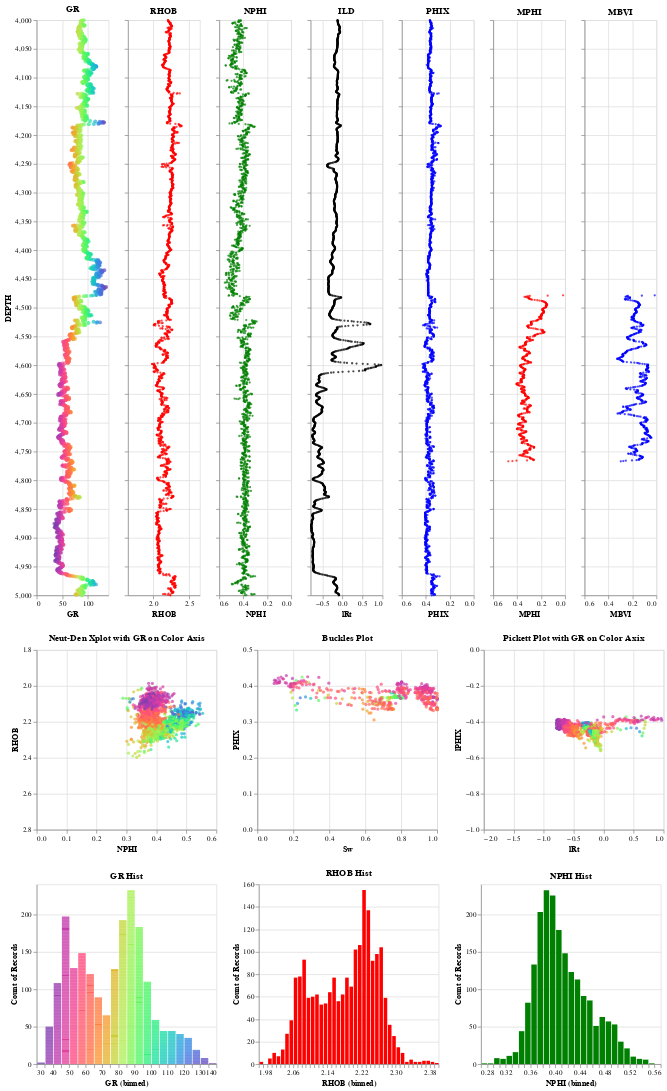

The notebook cell saved with this chart:
### Markdown cell above
### Altair Interactivity Depth and Cross Plots over Entire Well:

### Code cell
#interval = alt.selection_interval()
#vega.scheme('basic', ['#f00', '#0f0', '#00f', '#ff0', '#f0f', '#0ff']);
interval = alt.selection_interval()


base=alt.Chart(df).mark_point().encode(
    alt.Y('DEPTH:Q',
        scale=alt.Scale(domain=(5000, 4000))
    ),
).properties(
    width=100,
    height=800,
    #title='GR',
    selection=interval
)

base2=alt.Chart(df).mark_point().encode(
    alt.Y('DEPTH:Q',
        scale=alt.Scale(domain=(5000, 4000)), axis=alt.Axis(labels=False),title='',
    ),
).properties(
    width=100,
    height=800,
    title='',
    selection=interval
)




gr = base.mark_circle(size=30).encode(
    x='GR:Q',  
    #size=('PHIX:Q'),
    color=alt.condition(interval, 'GR:Q', alt.value('lightgray'),scale=alt.Scale(scheme='rainbow'),legend=None),
    #color=alt.condition(selector, 'Well_Name:O', alt.value('lightgray'), legend=None),
    tooltip='GR:Q', 
).properties(
    title='GR',
    selection=interval
)


rhob = base2.mark_circle(size=10).encode(
    alt.X('RHOB:Q',
        scale=alt.Scale(domain=(1.65, 2.65))
    ),     
    color=alt.value('red'),
    #color=alt.condition(interval, 'RHOB:Q', alt.value('lightgray'),scale=alt.Scale(scheme='rainbow'),legend=None),
    tooltip='RHOB:Q', 
).properties(
    title='RHOB',
    selection=interval
)

nphi = base2.mark_circle(size=10).encode(
    alt.X('NPHI:Q',
        scale=alt.Scale(domain=(.6, 0))
    ),     
    #y=('DEPTH'),
    color=alt.value('green'),
    #color=alt.condition(interval, 'NPHI:Q', alt.value('lightgray'),scale=alt.Scale(scheme='rainbow'),legend=None),
    tooltip='NPHI:Q', 
).properties(
    title='NPHI',
    selection=interval
)

rt = base2.mark_circle(size=10).encode(
    x='lRt:Q',  
    #y=('DEPTH'),
    color=alt.value('black'),
    #color=alt.condition(interval, 'lRt:Q', alt.value('lightgray'),scale=alt.Scale(scheme='rainbow'),legend=None),
    tooltip='ILD:Q', 
).properties(
    title='ILD',
    selection=interval
)

phit = base2.mark_circle(size=10).encode(
    alt.X('PHIX:Q',
        scale=alt.Scale(domain=(.6, 0))
    ),    
    color=alt.value('blue'),
    #color=alt.condition(interval, 'lRt:Q', alt.value('lightgray'),scale=alt.Scale(scheme='rainbow'),legend=None),
    tooltip='PHIX:Q', 
).properties(
    title='PHIX',
    selection=interval
)

mbvi = base2.mark_circle(size=10).encode(
    alt.X('MBVI:Q',
        scale=alt.Scale(domain=(.6, 0))
    ),    
    color=alt.value('blue'),
    #color=alt.condition(interval, 'lRt:Q', alt.value('lightgray'),scale=alt.Scale(scheme='rainbow'),legend=None),
    tooltip='MBVI:Q', 
).properties(
    title='MBVI',
    selection=interval
)

mphi = base2.mark_circle(size=10).encode(
    alt.X('MPHI:Q',
        scale=alt.Scale(domain=(.6, 0))
    ),    
    color=alt.value('red'),
    #color=alt.condition(interval, 'lRt:Q', alt.value('lightgray'),scale=alt.Scale(scheme='rainbow'),legend=None),
    tooltip='MPHI:Q', 
).properties(
    title='MPHI',
    selection=interval
)




ndxplot = base.mark_circle(size=20).encode(
    alt.X('NPHI:Q',
        scale=alt.Scale(domain=(0, 0.6))
    ),    
    alt.Y('RHOB:Q',
        scale=alt.Scale(domain=(2.8, 1.8))
    ),    
    #x='NPHI:Q',  
    #y=('RHOB'),
    color=alt.condition(interval, 'GR:Q', alt.value('lightgray'),scale=alt.Scale(scheme='rainbow'),legend=None),
    tooltip='GR:Q', 
).properties(
    title='Neut-Den Xplot with GR on Color Axis',
    width=250,
    height=250,
    selection=interval
)

buckles = base.mark_circle(size=20).encode(
    alt.X('Sw:Q',
        scale=alt.Scale(domain=(0, 1))
    ),    
    alt.Y('PHIX:Q',
        scale=alt.Scale(domain=(0, .5))
    ),    
    #x='NPHI:Q',  
    #y=('RHOB'),
    color=alt.condition(interval, 'GR:Q', alt.value('lightgray'),scale=alt.Scale(scheme='rainbow'),legend=None),
    tooltip='GR:Q', 
).properties(
    title='Buckles Plot',
    width=250,
    height=250,
    selection=interval
)



pickett = base.mark_circle(size=20).encode(
    alt.X('lRt:Q',
        scale=alt.Scale(domain=(-2, 1))
    ),    
    alt.Y('lPHIX:Q',
        scale=alt.Scale(domain=(-1, 0))
    ),    
    #x='NPHI:Q',  
    #y=('RHOB'),
    color=alt.condition(interval, 'GR:Q', alt.value('lightgray'),scale=alt.Scale(scheme='rainbow'),legend=None),
    tooltip='GR:Q', 
).properties(
    title='Pickett Plot with GR on Color Axix',
    width=250,
    height=250,
    selection=interval
)

grhist = alt.Chart(df).mark_bar().encode(
    alt.X("GR:Q", bin=alt.Bin(maxbins=50)),
    y='count()',
    color=alt.condition(interval, 'GR:Q', alt.value('lightgray'),scale=alt.Scale(scheme='rainbow'),legend=None),    
).properties(
    title='GR Hist',
    width=250,
    height=250,
    selection=interval,
)

rhobhist = alt.Chart(df).mark_bar().encode(
    alt.X("RHOB:Q", bin=alt.Bin(maxbins=50)),
    y='count()',
    color=alt.value('red'),
    #color=alt.condition(interval, 'RHOB:Q', alt.value('lightgray'),scale=alt.Scale(scheme='rainbow'),legend=None),
).properties(
    title='RHOB Hist',
    width=250,
    height=250,
    selection=interval,
)

nphihist = alt.Chart(df).mark_bar().encode(
    alt.X("NPHI:Q", bin=alt.Bin(maxbins=50)),
    y='count()',
    color=alt.value('green'),
    #color=alt.condition(interval, 'NPHI:Q', alt.value('lightgray'),scale=alt.Scale(scheme='rainbow'),legend=None),
).properties(
    title='NPHI Hist',
    width=250,
    height=250,
    selection=interval,
)

depth = gr | rhob | nphi | rt | phit | mphi | mbvi 

xplot = ndxplot | buckles | pickett 

hist =  grhist | rhobhist | nphihist

depth & xplot & hist

### Figure 1 — Vega-Lite specification as saved in the notebook (floating-point values rounded to 4 significant figures; data arrays with more than 128 entries replaced by an {"elided": "..."} marker saying what was removed)
{"config": {"view": {"continuousWidth": 400, "continuousHeight": 300}}, "vconcat": [{"hconcat": [{"mark": {"type": "circle", "size": 30}, "encoding": {"color": {"condition": {"type": "quantitative", "field": "GR", "legend": null, "scale": {"scheme": "rainbow"}, "selection": "selector006"}, "value": "lightgray"}, "tooltip": {"type": "quantitative", "field": "GR"}, "x": {"type": "quantitative", "field": "GR"}, "y": {"type": "quantitative", "field": "DEPTH", "scale": {"domain": [5000, 4000]}}}, "height": 800, "selection": {"selector006": {"type": "interval"}}, "title": "GR", "width": 100}, {"mark": {"type": "circle", "size": 10}, "encoding": {"color": {"value": "red"}, "tooltip": {"type": "quantitative", "field": "RHOB"}, "x": {"type": "quantitative", "field": "RHOB", "scale": {"domain": [1.65, 2.65]}}, "y": {"type": "quantitative", "axis": {"labels": false}, "field": "DEPTH", "scale": {"domain": [5000, 4000]}, "title": ""}}, "height": 800, "selection": {"selector006": {"type": "interval"}}, "title": "RHOB", "width": 100}, {"mark": {"type": "circle", "size": 10}, "encoding": {"color": {"value": "green"}, "tooltip": {"type": "quantitative", "field": "NPHI"}, "x": {"type": "quantitative", "field": "NPHI", "scale": {"domain": [0.6, 0]}}, "y": {"type": "quantitative", "axis": {"labels": false}, "field": "DEPTH", "scale": {"domain": [5000, 4000]}, "title": ""}}, "height": 800, "selection": {"selector006": {"type": "interval"}}, "title": "NPHI", "width": 100}, {"mark": {"type": "circle", "size": 10}, "encoding": {"color": {"value": "black"}, "tooltip": {"type": "quantitative", "field": "ILD"}, "x": {"type": "quantitative", "field": "lRt"}, "y": {"type": "quantitative", "axis": {"labels": false}, "field": "DEPTH", "scale": {"domain": [5000, 4000]}, "title": ""}}, "height": 800, "selection": {"selector006": {"type": "interval"}}, "title": "ILD", "width": 100}, {"mark": {"type": "circle", "size": 10}, "encoding": {"color": {"value": "blue"}, "tooltip": {"type": "quantitative", "field": "PHIX"}, "x": {"type": "quantitative", "field": "PHIX", "scale": {"domain": [0.6, 0]}}, "y": {"type": "quantitative", "axis": {"labels": false}, "field": "DEPTH", "scale": {"domain": [5000, 4000]}, "title": ""}}, "height": 800, "selection": {"selector006": {"type": "interval"}}, "title": "PHIX", "width": 100}, {"mark": {"type": "circle", "size": 10}, "encoding": {"color": {"value": "red"}, "tooltip": {"type": "quantitative", "field": "MPHI"}, "x": {"type": "quantitative", "field": "MPHI", "scale": {"domain": [0.6, 0]}}, "y": {"type": "quantitative", "axis": {"labels": false}, "field": "DEPTH", "scale": {"domain": [5000, 4000]}, "title": ""}}, "height": 800, "selection": {"selector006": {"type": "interval"}}, "title": "MPHI", "width": 100}, {"mark": {"type": "circle", "size": 10}, "encoding": {"color": {"value": "blue"}, "tooltip": {"type": "quantitative", "field": "MBVI"}, "x": {"type": "quantitative", "field": "MBVI", "scale": {"domain": [0.6, 0]}}, "y": {"type": "quantitative", "axis": {"labels": false}, "field": "DEPTH", "scale": {"domain": [5000, 4000]}, "title": ""}}, "height": 800, "selection": {"selector006": {"type": "interval"}}, "title": "MBVI", "width": 100}]}, {"hconcat": [{"mark": {"type": "circle", "size": 20}, "encoding": {"color": {"condition": {"type": "quantitative", "field": "GR", "legend": null, "scale": {"scheme": "rainbow"}, "selection": "selector006"}, "value": "lightgray"}, "tooltip": {"type": "quantitative", "field": "GR"}, "x": {"type": "quantitative", "field": "NPHI", "scale": {"domain": [0, 0.6]}}, "y": {"type": "quantitative", "field": "RHOB", "scale": {"domain": [2.8, 1.8]}}}, "height": 250, "selection": {"selector006": {"type": "interval"}}, "title": "Neut-Den Xplot with GR on Color Axis", "width": 250}, {"mark": {"type": "circle", "size": 20}, "encoding": {"color": {"condition": {"type": "quantitative", "field": "GR", "legend": null, "scale": {"scheme": "rainbow"}, "selection": "selector006"}, "value": "lightgray"}, "tooltip": {"type": "quantitative", "field": "GR"}, "x": {"type": "quantitative", "field": "Sw", "scale": {"domain": [0, 1]}}, "y": {"type": "quantitative", "field": "PHIX", "scale": {"domain": [0, 0.5]}}}, "height": 250, "selection": {"selector006": {"type": "interval"}}, "title": "Buckles Plot", "width": 250}, {"mark": {"type": "circle", "size": 20}, "encoding": {"color": {"condition": {"type": "quantitative", "field": "GR", "legend": null, "scale": {"scheme": "rainbow"}, "selection": "selector006"}, "value": "lightgray"}, "tooltip": {"type": "quantitative", "field": "GR"}, "x": {"type": "quantitative", "field": "lRt", "scale": {"domain": [-2, 1]}}, "y": {"type": "quantitative", "field": "lPHIX", "scale": {"domain": [-1, 0]}}}, "height": 250, "selection": {"selector006": {"type": "interval"}}, "title": "Pickett Plot with GR on Color Axix", "width": 250}]}, {"hconcat": [{"mark": "bar", "encoding": {"color": {"condition": {"type": "quantitative", "field": "GR", "legend": null, "scale": {"scheme": "rainbow"}, "selection": "selector006"}, "value": "lightgray"}, "x": {"type": "quantitative", "bin": {"maxbins": 50}, "field": "GR"}, "y": {"type": "quantitative", "aggregate": "count"}}, "height": 250, "selection": {"selector006": {"type": "interval"}}, "title": "GR Hist", "width": 250}, {"mark": "bar", "encoding": {"color": {"value": "red"}, "x": {"type": "quantitative", "bin": {"maxbins": 50}, "field": "RHOB"}, "y": {"type": "quantitative", "aggregate": "count"}}, "height": 250, "selection": {"selector006": {"type": "interval"}}, "title": "RHOB Hist", "width": 250}, {"mark": "bar", "encoding": {"color": {"value": "green"}, "x": {"type": "quantitative", "bin": {"maxbins": 50}, "field": "NPHI"}, "y": {"type": "quantitative", "aggregate": "count"}}, "height": 250, "selection": {"selector006": {"type": "interval"}}, "title": "NPHI Hist", "width": 250}]}], "data": {"name": "data-75f0fd1a9ec372a738836a7870a08308"}, "$schema": "https://vega.github.io/schema/vega-lite/v4.8.1.json", "datasets": {"data-75f0fd1a9ec372a738836a7870a08308": {"elided": "2001 records"}}}
